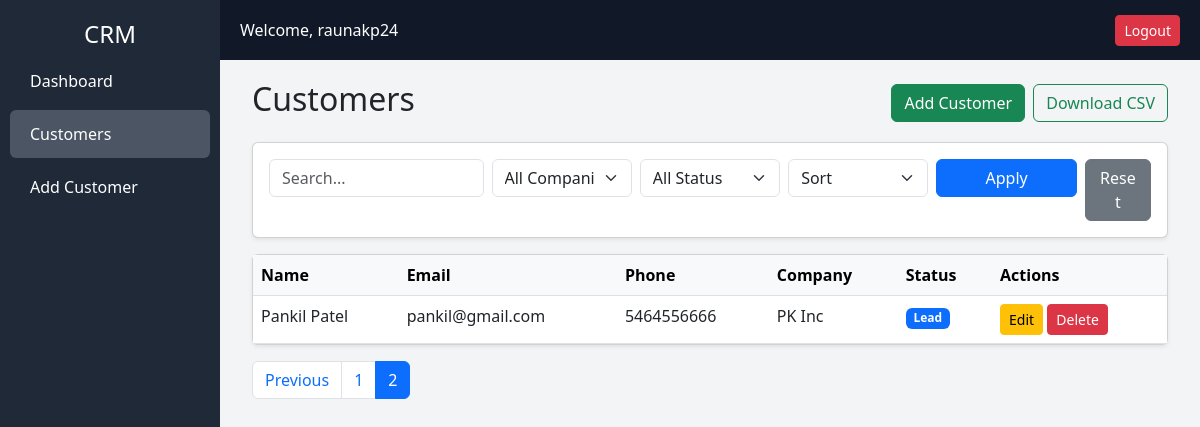
Screenshot of /customers?page=2&search=&company=&status=&sort= (signed in) with the database file from the repository.
### tables this page shows
CREATE TABLE customers (
            id INTEGER PRIMARY KEY AUTOINCREMENT,
            name TEXT,
            email TEXT,
            phone TEXT,
            company TEXT,
            notes TEXT,
            status TEXT
        );

### app.py (the view)
@app.route('/customers')
@login_required
def customers():
    search = request.args.get('search')
    company = request.args.get('company')
    status = request.args.get('status')
    sort = request.args.get('sort')
    page = request.args.get('page', 1, type=int)
    per_page = 5
    offset = (page - 1) * per_page
    conn = get_db_connection()
    query = "SELECT * FROM customers WHERE 1=1"
    params = []
    if search:
        query += " AND (name LIKE ? OR email LIKE ? OR company LIKE ?)"
        params.extend([f'%{search}%', f'%{search}%', f'%{search}%'])
    if company:
        query += " AND company = ?"
        params.append(company)
    if status:
        query += " AND status = ?"
        params.append(status)
    count_query = query.replace("SELECT *", "SELECT COUNT(*)")
    total = conn.execute(count_query, params).fetchone()[0]
    if sort == 'asc':
        query += " ORDER BY name ASC"
    elif sort == 'desc':
        query += " ORDER BY name DESC"
    query += " LIMIT ? OFFSET ?"
    params.extend([per_page, offset])
    customers = conn.execute(query, params).fetchall()
    companies = conn.execute(
        "SELECT DISTINCT company FROM customers"
    ).fetchall()
    conn.close()
    total_pages = (total + per_page - 1) // per_page
    return render_template(
        'customers.html',
        customers=customers,
        companies=companies,
        page=page,
        total_pages=total_pages
    )

### app.py (called while the page is built)
def login_required(f):
    @wraps(f)
    def wrapper(*args, **kwargs):
        if 'user' not in session:
            return redirect('/login')
        return f(*args, **kwargs)
    return wrapper

def get_db_connection():
    conn = sqlite3.connect('database.db')
    conn.row_factory = sqlite3.Row
    return conn

### templates/customers.html (shortened to what this page needs)
{% extends 'base.html' %}
{% block content %}
<div class="container-fluid">
    <div class="d-flex justify-content-between align-items-center mb-3">
        <h2>Customers</h2>
        <div class="d-flex gap-2">
            <a href="/add_customer" class="btn btn-success">Add Customer</a>
            <a href="/export_csv" class="btn btn-outline-success">Download CSV</a>
        </div>
    </div>
    <div class="card p-3 shadow-sm mb-3">
        <form method="GET" class="row g-2">
            <div class="col-md-3">
                <input type="text" name="search" class="form-control"
                       placeholder="Search..."
                       value="{{ request.args.get('search', '') }}">
            </div>
            <div class="col-md-2">
                <select name="company" class="form-select">
                    <option value="">All Companies</option>
                </select>
            </div>
            <div class="col-md-2">
                <select name="status" class="form-select">
                    <option value="">All Status</option>
                </select>
            </div>
            <div class="col-md-2">
                <select name="sort" class="form-select">
                    <option value="">Sort</option>
                </select>
            </div>
            <div class="col-md-2">
                <button class="btn btn-primary w-100">Apply</button>
            </div>
            <div class="col-md-1">
                <a href="/customers" class="btn btn-secondary w-100">Reset</a>
            </div>
        </form>
    </div>
    <div class="card shadow-sm">
        <div class="table-responsive">
            <table class="table table-hover mb-0">
                <thead class="table-light">
                    <tr>
                        <th>Name</th>
                        <th>Email</th>
                        <th>Phone</th>
                        <th>Company</th>
                        <th>Status</th>
                        <th>Actions</th>
                    </tr>
                </thead>
                <tbody>
                {% for customer in customers %}
                    <tr>
                        <td>{{ customer['name'] }}</td>
                        <td>{{ customer['email'] }}</td>
                        <td>{{ customer['phone'] }}</td>
                        <td>{{ customer['company'] }}</td>
                        <td>
                            {% if customer['status'] == 'Lead' %}
                                <span class="badge bg-primary">Lead</span>
                            {% elif customer['status'] == 'Contacted' %}
                                <span class="badge bg-warning text-dark">Contacted</span>
                            {% elif customer['status'] == 'Converted' %}
                                <span class="badge bg-success">Converted</span>
                            {% endif %}
                        </td>
                        <td>
                            <a href="/edit_customer/{{ customer['id'] }}" class="btn btn-warning btn-sm">Edit</a>
                            <button class="btn btn-danger btn-sm"
                                    data-bs-toggle="modal"
                                    data-bs-target="#deleteModal"
                                    onclick="setDeleteId({{ customer['id'] }})">
                                Delete
                            </button>
                        </td>
                    </tr>
                {% endfor %}
                </tbody>
            </table>
        </div>
    </div>
    <nav class="mt-3">
        <ul class="pagination">
            {% if page > 1 %}
            <li class="page-item">
                <a class="page-link"
                   href="?page={{ page - 1 }}&search={{ request.args.get('search','') }}&company={{ request.args.get('company','') }}&status={{ request.args.get('status','') }}&sort={{ request.args.get('sort','') }}">
                   Previous
                </a>
            </li>
            {% endif %}
            {% for p in range(1, total_pages + 1) %}
            <li class="page-item {% if p == page %}active{% endif %}">
                <a class="page-link"
                   href="?page={{ p }}&search={{ request.args.get('search','') }}&company={{ request.args.get('company','') }}&status={{ request.args.get('status','') }}&sort={{ request.args.get('sort','') }}">
                   {{ p }}
                </a>
            </li>
            {% endfor %}
        </ul>
    </nav>
</div>
{% endblock %}

### templates/base.html (style rules this page uses)
body { margin: 0; background: #f3f4f6; }
.card { transition: 0.3s; }

### rows the page displays
customers: name "Pankil Patel", email "pankil@gmail.com", phone "5464556666", company "PK Inc", status "Lead"

### other values shown
{{ session.get('user') }} "raunakp24"
{{ p }} "1" "2"
